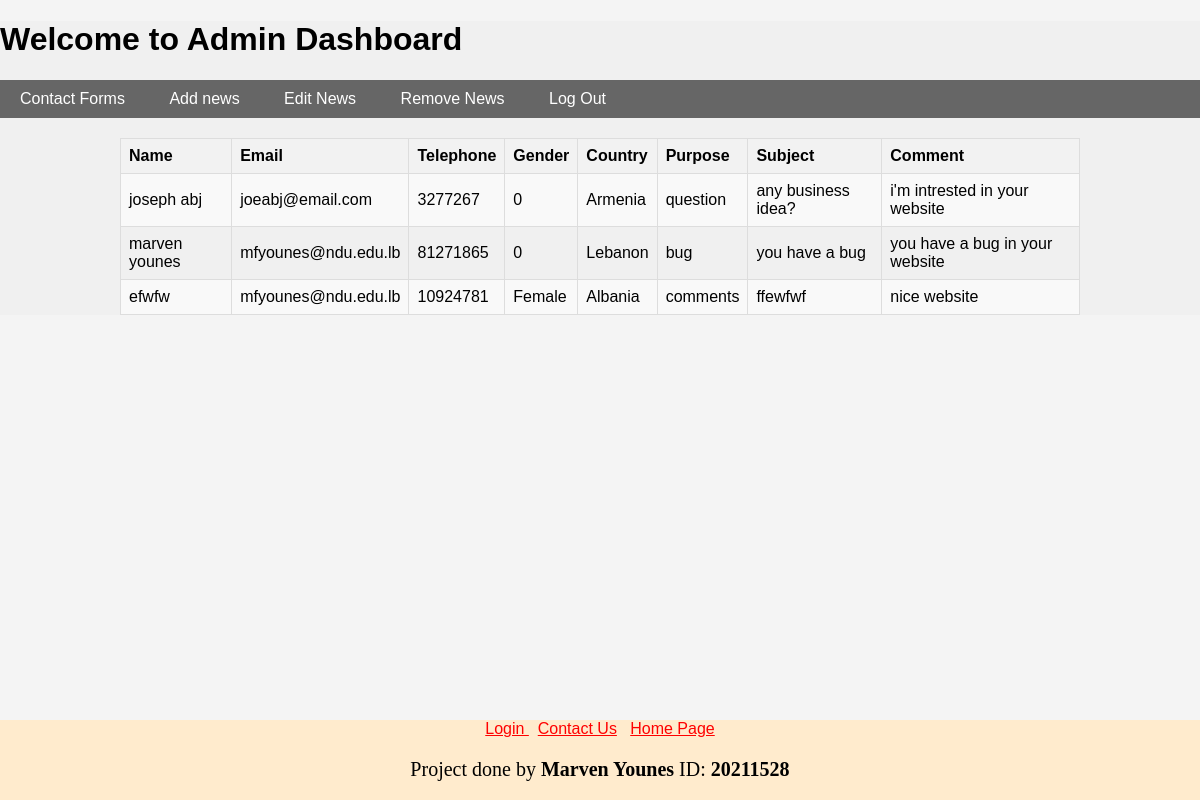
The page /contactforms.php (signed in) on the database its author committed.
### tables this page shows
CREATE TABLE `contact` (
  `name` varchar(150) NOT NULL,
  `email` varchar(150) NOT NULL,
  `telephone` int(150) NOT NULL,
  `gender` varchar(150) NOT NULL,
  `country` varchar(150) NOT NULL,
  `purpose` varchar(150) NOT NULL,
  `subject` varchar(150) NOT NULL,
  `comment` varchar(150) NOT NULL
);

### contactforms.php (the view, shortened to what this page needs)
<!DOCTYPE html>
<head>
    <link rel="stylesheet" href="style.css">
</head>
<html>
<body>
<?php
    include("header.php");
?>
<?php
    $dsn = 'mysql:dbname=finalz;host=localhost';
    $user = 'root';
    $password = '';
    try {
        $dbh = new PDO($dsn, $user, $password);
    } catch (PDOException $e) {
        die('Connection failed: ' . $e->getMessage());
    }
    $query = "SELECT name, email, telephone, gender, country, purpose, subject, comment FROM contact";
    $results = $dbh->prepare($query);
    $results->execute();
    $contactForms = $results->fetchAll(PDO::FETCH_ASSOC);
    echo '<table class = "table-container">
            <tr>
                <th>Name</th>
                <th>Email</th>
                <th>Telephone</th>
                <th>Gender</th>
                <th>Country</th>
                <th>Purpose</th>
                <th>Subject</th>
                <th>Comment</th>
            </tr>';
    foreach ($contactForms as $form) {
        echo '<tr>';
        echo '<td>' . htmlspecialchars($form['name']) . '</td>';
        echo '<td>' . htmlspecialchars($form['email']) . '</td>';
        echo '<td>' . htmlspecialchars($form['telephone']) . '</td>';
        echo '<td>' . htmlspecialchars($form['gender']) . '</td>';
        echo '<td>' . htmlspecialchars($form['country']) . '</td>';
        echo '<td>' . htmlspecialchars($form['purpose']) . '</td>';
        echo '<td>' . htmlspecialchars($form['subject']) . '</td>';
        echo '<td>' . htmlspecialchars($form['comment']) . '</td>';
        echo '</tr>';
    }
    echo '</table>';
    include 'footer.php';
?>
</div>
</body>
</html>

### style.css (style rules this page uses)
body { font-family: Arial, sans-serif; background-color: #f4f4f4; margin: 0; padding: 0; }
.table-container { width: 80%; margin: auto; border-collapse: collapse; margin-top: 20px; margin-top: 20px; max-height: 300px; overflow-y: auto; }
.table-container th, .table-container td { border: 1px solid #dddddd; padding: 8px; text-align: left; }
.table-container th { background-color: #f2f2f2; }
.table-container tr:nth-child(even) { background-color: #f9f9f9; }

### rows shown on the page
contact: name "joseph abj", email "joeabj@email.com", telephone "3277267", gender "0", country "Armenia", purpose "question", subject "any business idea?", comment "i'm intrested in your website"
contact: name "marven younes", email "mfyounes@ndu.edu.lb", telephone "81271865", gender "0", country "Lebanon", purpose "bug", subject "you have a bug", comment "you have a bug in your website"
contact: name "efwfw", email "mfyounes@ndu.edu.lb", telephone "10924781", gender "Female", country "Albania", purpose "comments", subject "ffewfwf", comment "nice website"
